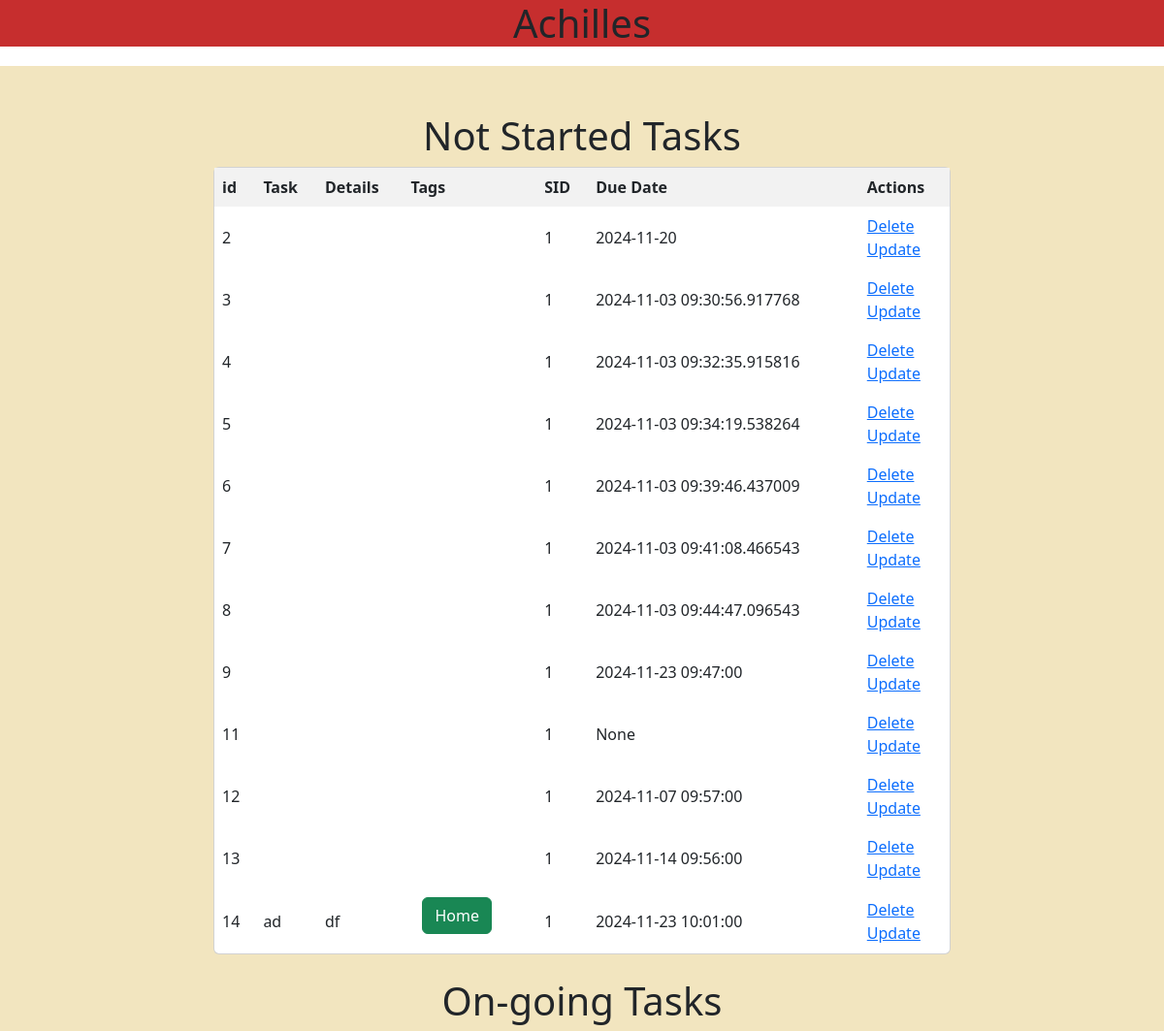
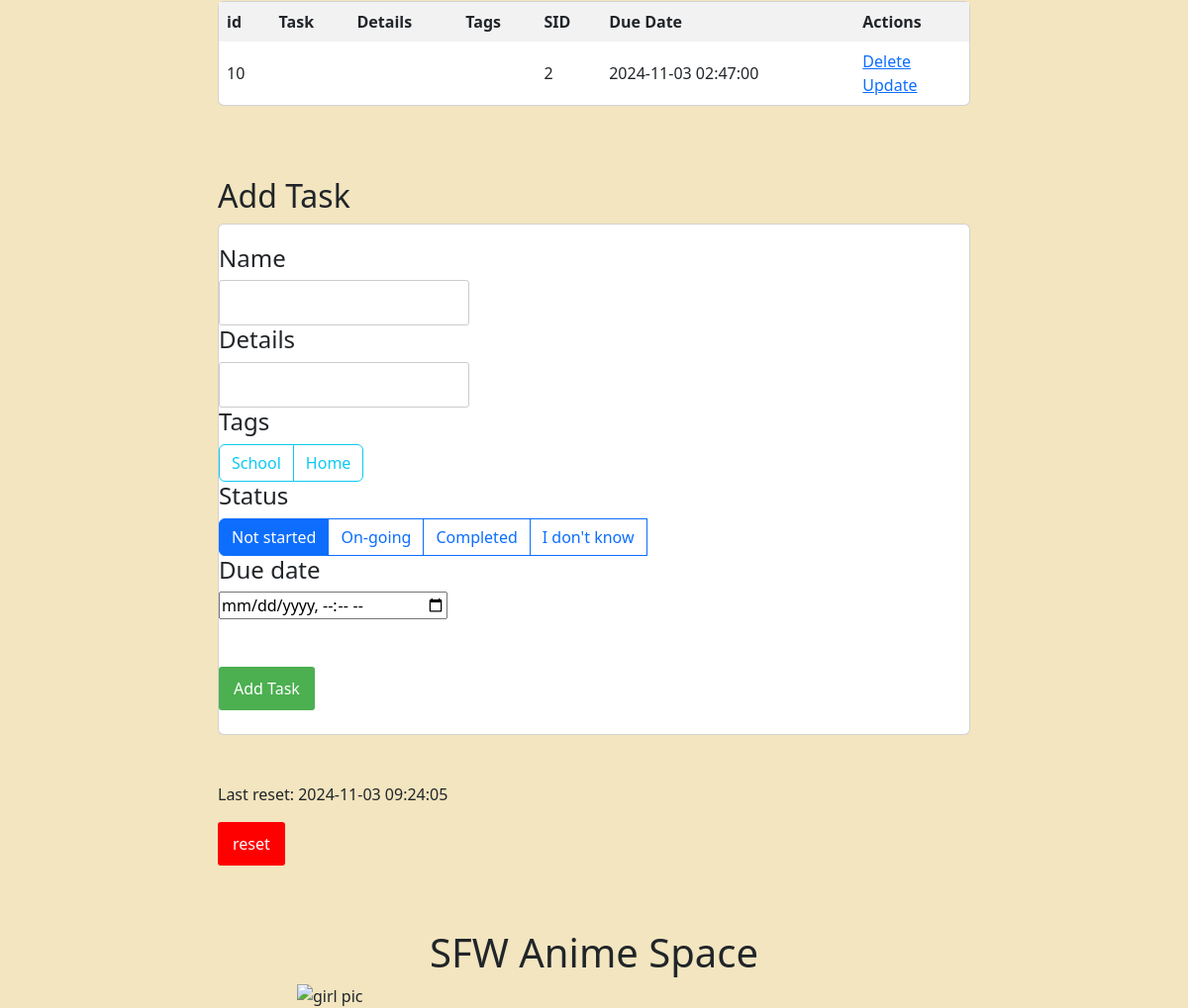
The page / on the database its author committed (2 pictures, top to bottom).
### tables this page shows
CREATE TABLE Tasks (
    TID INTEGER PRIMARY KEY AUTOINCREMENT,
    Name VARCHAR(255) DEFAULT 'No-Name' NOT NULL,
    Details VARCHAR(255) DEFAULT NULL,
    SID INTEGER DEFAULT 0 NOT NULL,
    DDate datetime,
    FOREIGN KEY (SID) REFERENCES Status(SID)
);

CREATE TABLE TT (
    TkID INTEGER,
    TgID INTEGER,
    PRIMARY KEY (TkID, TgID),
    FOREIGN KEY (TkID) REFERENCES Tasks(TID),
    FOREIGN KEY (TgID) REFERENCES Tags(TID)
);

CREATE TABLE Tags (
    TID INTEGER PRIMARY KEY AUTOINCREMENT,
    Name VARCHAR(255) UNIQUE
);

CREATE TABLE Status (
    SID INTEGER PRIMARY KEY AUTOINCREMENT,
    Name VARCHAR(255) UNIQUE
);

### app.py (the view)
@app.route('/', methods=['POST', 'GET'])
def index():
    if request.method == "POST":
        if 'reset' in request.form:
            with open("reset.txt", 'w') as f:
                f.write(datetime.now(pytz.timezone('Asia/Hong_Kong')).strftime("%Y-%m-%d %H:%M:%S"))
            reset()
            return redirect('/')
        cont = request.form['con']
        det = request.form['det']
        opt = int(request.form['opt'])
        date = request.form['date']
        try:
            gg = ()
            if len(date) == 0:
                gg = (cont, det, opt)
            else:
                gg = (cont, det, opt, datetime.strptime(date, "%Y-%m-%dT%H:%M"))
            if len(date) == 0:
                cur.execute("INSERT INTO Tasks (Name, Details, SID) VALUES (?, ?, ?)", gg)
            else:
                cur.execute("INSERT INTO Tasks (Name, Details, SID, DDate) VALUES (?, ?, ?, ?)", gg)
            con.commit()
            tk = raww("SELECT MAX(TID) FROM Tasks")
            tk = tk[0][0]
            for i in request.form:
                if 'tag' in i:
                    tq = f"INSERT INTO TT (TkID, TgID) VALUES ({tk}, {request.form[i]})"
                    raw(tq)
            return redirect('/')
        except:
            return render_template('error.html', s="invalid input")
    else:
        setup()
        init()
        uncom = raww("SELECT * FROM Tasks WHERE SID = 1")
        doing = raww("SELECT * FROM Tasks WHERE SID = 2")
        com = raww("SELECT * FROM Tasks WHERE SID = 3")
        idk = raww("SELECT * FROM Tasks WHERE SID = 4")
        tags = raww("SELECT * FROM Tags")
        status = raww("SELECT * FROM Status")
        tt = raww("SELECT * FROM TT")
        with open("reset.txt", 'r') as f:
            last = f.read()
        return render_template('index.html', uncom = uncom, doing=doing, com = com, idk=idk, url=get_girl(), tags=tags, status=status, last=last, tt=tt)

### app.py (called while the page is built)
def get_girl():
    return "https://pic.re/image?max_size=1023"

### db.py (called while the page is built)
def setup():
    for i in tables:
        cur.execute(map[i])
    con.commit()

def raww(query):
    res = cur.execute(query)
    res = res.fetchall()
    con.commit()
    return res

def ins(a):
    res = cur.execute("SELECT 1 FROM Status WHERE EXISTS (SELECT * FROM Status WHERE Name = ?)", (a,))
    t = res.fetchall()
    if len(t)==0:
        cur.execute("INSERT INTO Status (Name) VALUES (?)", (a,))
    con.commit()
    return ""

def ins2(a):
    res = cur.execute("SELECT 1 FROM Tags WHERE EXISTS (SELECT * FROM Tags WHERE Name = ?)", (a,))
    t = res.fetchall()
    if len(t)==0:
        cur.execute("INSERT INTO Tags (Name) VALUES (?)", (a,))
    con.commit()
    return ""

def init():
    lt = ["Not started", "On-going", "Completed", "I don\'t know"]
    for i in lt:
        ins(i)
    lt = ["School", "Home"]
    for i in lt:
        ins2(i)

### templates/index.html (shortened to what this page needs)
{% extends 'base.html' %}
{% block body %}
<div class="content pt-5">
    {% if uncom != [] %}
    <h1>Not Started Tasks</h1>
    <div class="card">
        <table>
            <tr>
                <th>id</th>
                <th>Task</th>
                <th>Details</th>
                <th>Tags</th>
                <th>SID</th>
                <th>Due Date</th>
                <th>Actions</th>
            </tr>
            {% for i in uncom %}
            <tr>
                <td>{{i[0]}}</td>
                <td>{{i[1]}}</td>
                <td>{{i[2]}}</td>
                <td>
                    <div class="container">
                        {% for j in tt%}
                        {% if i[0] ==j[0]%}
                        <button type="button" class="btn btn-success">{{tags[j[1]-1][1]}}</button>
                        {% endif %}
                        {% endfor %}
                    </div>
                </td>
                <td>{{i[3]}}</td>
                <td>{{i[4]}}</td>
                <td>
                    <a href="/delete/{{i[0]}}">Delete</a>
                    <br>
                    <a href="/update/{{i[0]}}">Update</a>
                </td>
            </tr>
            {% endfor %}
        </table>
    </div>
    {% endif %}
    <br />
    {% if doing != [] %}
    <h1>On-going Tasks</h1>
    <div class="card">
        <table>
            <tr>
                <th>id</th>
                <th>Task</th>
                <th>Details</th>
                <th>Tags</th>
                <th>SID</th>
                <th>Due Date</th>
                <th>Actions</th>
            </tr>
            {% for i in doing %}
            <tr>
                <td>{{i[0]}}</td>
                <td>{{i[1]}}</td>
                <td>{{i[2]}}</td>
                <td>
                </td>
                <td>{{i[3]}}</td>
                <td>{{i[4]}}</td>
                <td>
                    <a href="/delete/{{i[0]}}">Delete</a>
                    <br>
                    <a href="/update/{{i[0]}}">Update</a>
                </td>
            </tr>
            {% endfor %}
        </table>
    </div>
    {% endif %}
    <br />
    <br />
    <br />
    <h2>Add Task</h2>
    <div class="card g-4">
        <form action="/" method="POST">
            <h4>Name</h4>
            <input type="text" name="con" id="content">
            <br />
            <h4>Details</h4>
            <input type="text" name="det" id="det">
            <br />
            <h4>Tags</h4>
            <div class="btn-group" role="group" aria-label="Basic checkbox toggle button group">
                {% for tag in tags %}
                <label class="btn btn-outline-info" for="btncheck{{tag[0]}}">{{tag[1]}}</label>
                {% endfor %}
            </div>
            <h4>Status</h4>
            <div class="btn-group" role="group" aria-label="Basic radio toggle button group">
                {% for i in status %}
                <label class="btn btn-outline-primary" for="status{{i[0]}}">{{i[1]}}</label>
                <br />
                {% endfor %}
            </div>
            <br />
            <h4>Due date</h4>
            <input type="datetime-local" name="date" value="" id="deadline">
            <br />
            <br />
            <br />
            <input type="submit" value="Add Task">
            <br />
            <br />
    </div>
    <br />
    <br />
    <p>Last reset: {{last}}</p>
    <input type="submit" style="background-color:red;" name="reset" value="reset">
</div>
<br />
<h1> SFW Anime Space </h1>
<img src="{{url}}" alt="girl pic" class="center">
{% endblock %}

### static/css/main.css (style rules this page uses)
body { font-family: Arial, sans-serif; margin: 0; padding: 0; }
.content { max-width: 800px; margin: 20px auto; padding: 20px; }
h1 { text-align: center; margin-bottom: 20px; }
table { width: 100%; border-collapse: collapse; }
th, td { border: 1px solid #ccc; padding: 8px; text-align: left; }
th { background-color: #f2f2f2; }
form { margin-top: 20px; }
input[type="text"] { padding: 10px; border: 1px solid #ccc; border-radius: 3px; }
input[type="submit"] { padding: 10px 15px; background-color: #4caf50; color: white; border: none; cursor: pointer; border-radius: 3px; }
a { text-decoration: none; color: #333; }
.center { display: block; margin-left: auto; margin-right: auto; width: 50%; }
.container { display: block; position: relative; padding-left: 35px; margin-bottom: 12px; cursor: pointer; font-size: 22px; -webkit-user-select: none; -moz-user-select: none; -ms-user-select: none; user-select: none; }

### rows shown on the page
Tasks: TID "2", SID "1", DDate "2024-11-20"
Tasks: TID "3", SID "1", DDate "2024-11-03 09:30:56.917768"
Tasks: TID "4", SID "1", DDate "2024-11-03 09:32:35.915816"
Tasks: TID "5", SID "1", DDate "2024-11-03 09:34:19.538264"
Tasks: TID "6", SID "1", DDate "2024-11-03 09:39:46.437009"
Tasks: TID "7", SID "1", DDate "2024-11-03 09:41:08.466543"
Tasks: TID "8", SID "1", DDate "2024-11-03 09:44:47.096543"
Tasks: TID "9", SID "1", DDate "2024-11-23 09:47:00"
Tasks: TID "11", SID "1", i "None"
Tasks: TID "12", SID "1", DDate "2024-11-07 09:57:00"
Tasks: TID "13", SID "1", DDate "2024-11-14 09:56:00"
Tasks: TID "14", Name "ad", Details "df", SID "1", DDate "2024-11-23 10:01:00"
TT: TgID.Name "Home"
Tasks: TID "10", SID "2", DDate "2024-11-03 02:47:00"
Tags: Name "School"
Tags: Name "Home"
Status: Name "Not started"
Status: Name "On-going"
Status: Name "Completed"
Status: Name "I don't know"

### other values the page prints
{{ last }} "2024-11-03 09:24:05"
